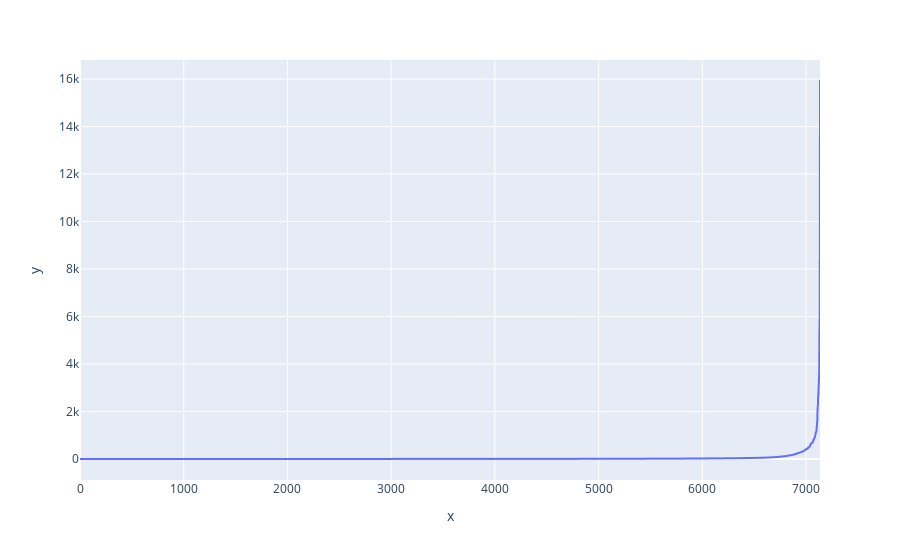

Write notebook code for a chart like this one.
### Code cell
std = df.std().sort_values()
px.line(x=range(std.size), y=std)

### Figure 1 — Plotly figure (JSON) as saved in the notebook; plotly's stock layout.template omitted (floating-point values rounded to 4 significant figures; data arrays with more than 128 entries replaced by an {"elided": "..."} marker saying what was removed)
{"data": [{"hovertemplate": "x=%{x}<br>y=%{y}<extra></extra>", "legendgroup": "", "line": {"color": "#636efa", "dash": "solid"}, "marker": {"symbol": "circle"}, "mode": "lines", "name": "", "showlegend": false, "type": "scattergl", "x": {"elided": "7135 int values"}, "xaxis": "x", "y": {"elided": "7135 float values"}, "yaxis": "y"}], "layout": {"legend": {"tracegroupgap": 0}, "margin": {"t": 60}, "xaxis": {"anchor": "y", "domain": [0, 1], "title": {"text": "x"}}, "yaxis": {"anchor": "x", "domain": [0, 1], "title": {"text": "y"}}}}
